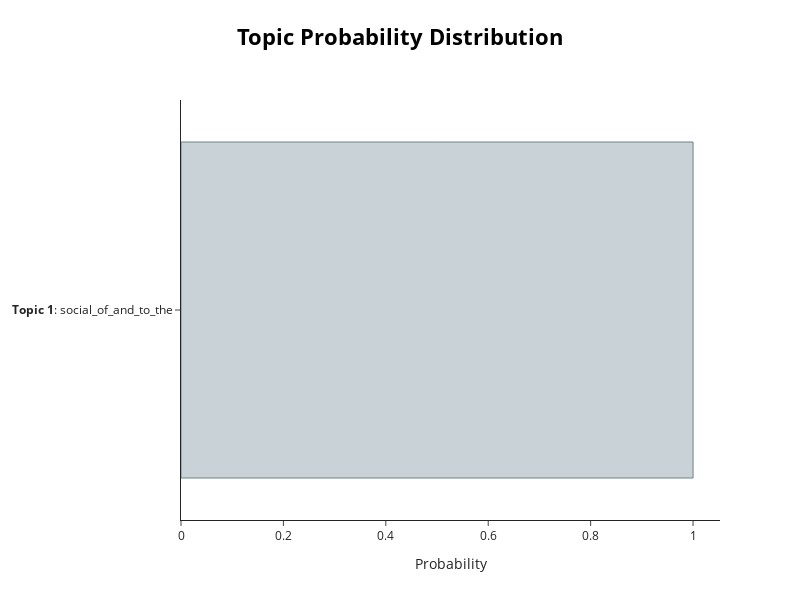

The code cell stored with this chart in its notebook:
### Code cell
topic_model.visualize_distribution(probabilities[1])

### Figure 1 — Plotly figure (JSON) as saved in the notebook; plotly's stock layout.template omitted (floating-point values rounded to 4 significant figures)
{"data": [{"marker": {"color": "#C8D2D7", "line": {"color": "#6E8484", "width": 1}}, "orientation": "h", "type": "bar", "x": [1], "y": ["<b>Topic 1</b>: social_of_and_to_the"]}], "layout": {"height": 600, "hoverlabel": {"bgcolor": "white", "font": {"family": "Rockwell", "size": 16}}, "title": {"font": {"color": "Black", "size": 22}, "text": "<b>Topic Probability Distribution</b>", "x": 0.5, "xanchor": "center", "y": 0.95, "yanchor": "top"}, "width": 800, "xaxis": {"title": {"text": "Probability"}}}}
